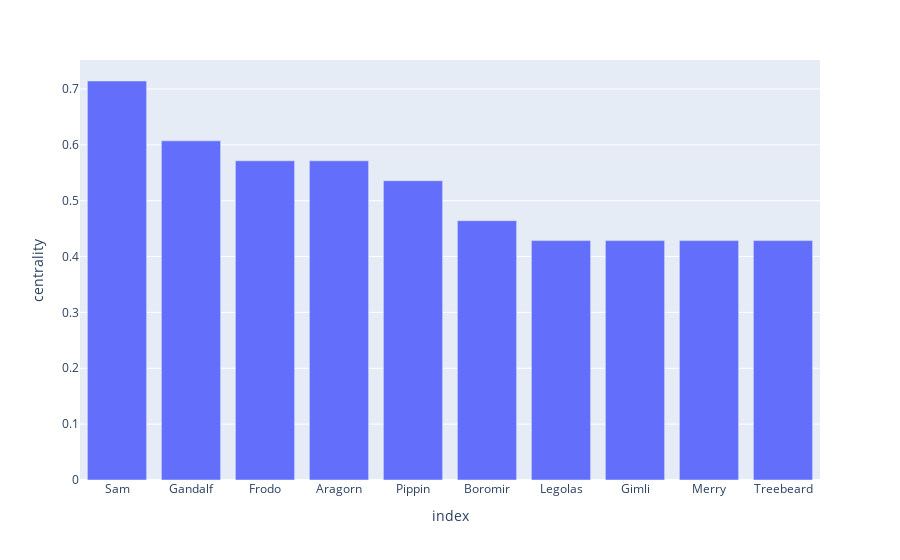

The notebook cell this image was saved under:
### Markdown cell above
## Centrality

### Code cell
degree= nx.degree_centrality(G)
degree_df = pd.DataFrame.from_dict(degree, orient='index', columns=['centrality'])
# Plot top 10 nodes
top_nodes = degree_df.sort_values('centrality', ascending=False).head(10)
fig = px.bar(top_nodes, x=top_nodes.index, y='centrality')
fig.show()

### Figure 1 — Plotly figure (JSON) as saved in the notebook; plotly's stock layout.template omitted (floating-point values rounded to 4 significant figures)
{"data": [{"alignmentgroup": "True", "hovertemplate": "index=%{x}<br>centrality=%{y}<extra></extra>", "legendgroup": "", "marker": {"color": "#636efa", "pattern": {"shape": ""}}, "name": "", "offsetgroup": "", "orientation": "v", "showlegend": false, "textposition": "auto", "type": "bar", "x": ["Sam", "Gandalf", "Frodo", "Aragorn", "Pippin", "Boromir", "Legolas", "Gimli", "Merry", "Treebeard"], "xaxis": "x", "y": [0.7143, 0.6071, 0.5714, 0.5714, 0.5357, 0.4643, 0.4286, 0.4286, 0.4286, 0.4286], "yaxis": "y"}], "layout": {"barmode": "relative", "legend": {"tracegroupgap": 0}, "margin": {"t": 60}, "xaxis": {"anchor": "y", "domain": [0, 1], "title": {"text": "index"}}, "yaxis": {"anchor": "x", "domain": [0, 1], "title": {"text": "centrality"}}}}
